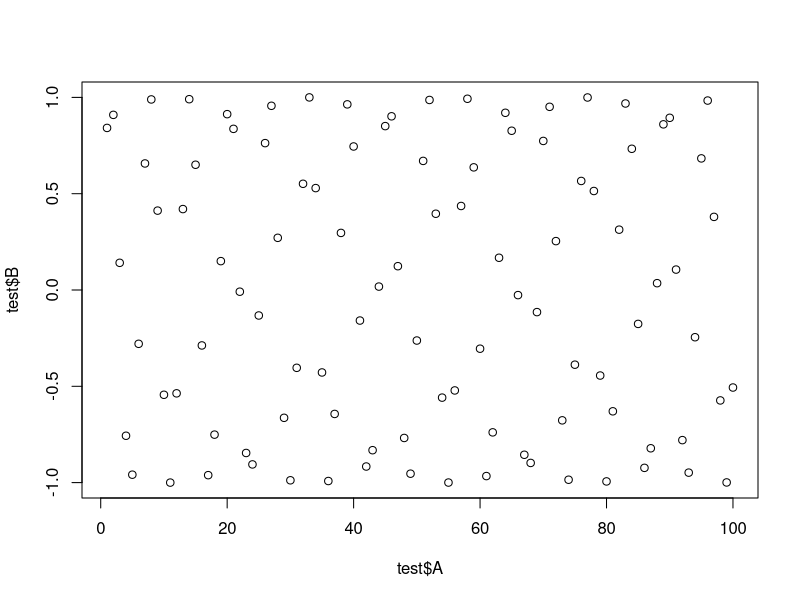
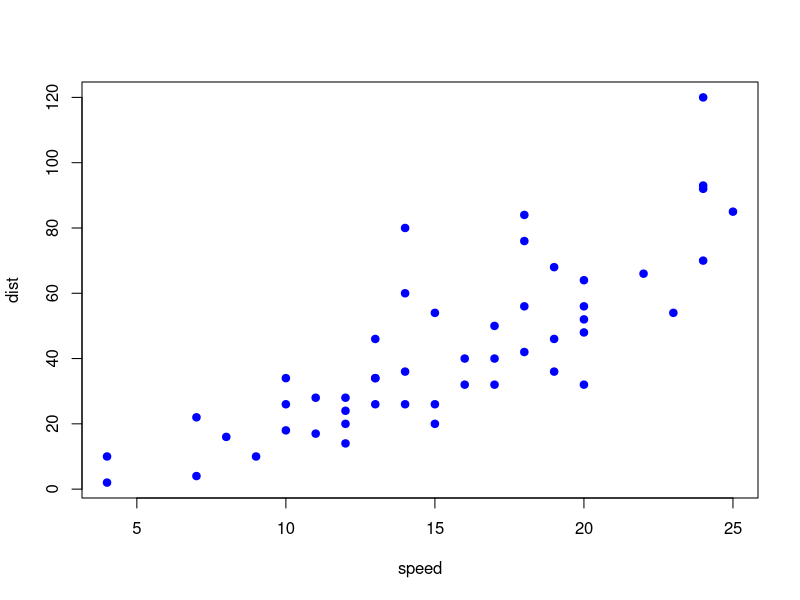

The R source for these figures, in order:
## ---- chunk 1
A = 1:100
test <- data.frame(A, B = sin(A))
plot(test$A, test$B)
## ---- chunk 2
1+1
plot(cars, pch = 19, col = "blue")
